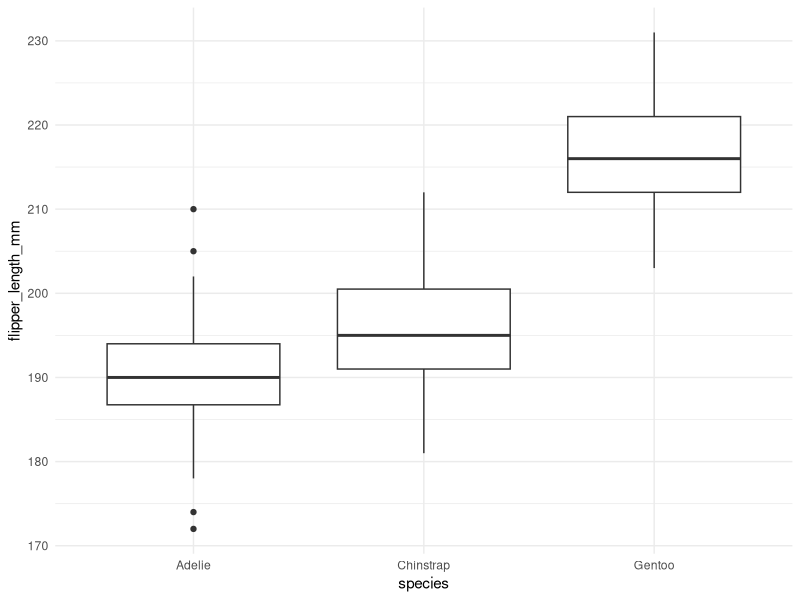
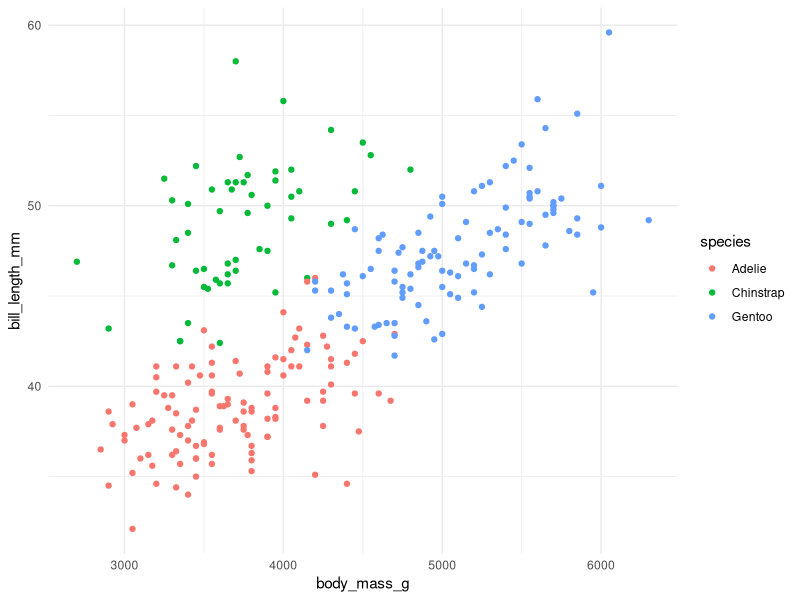
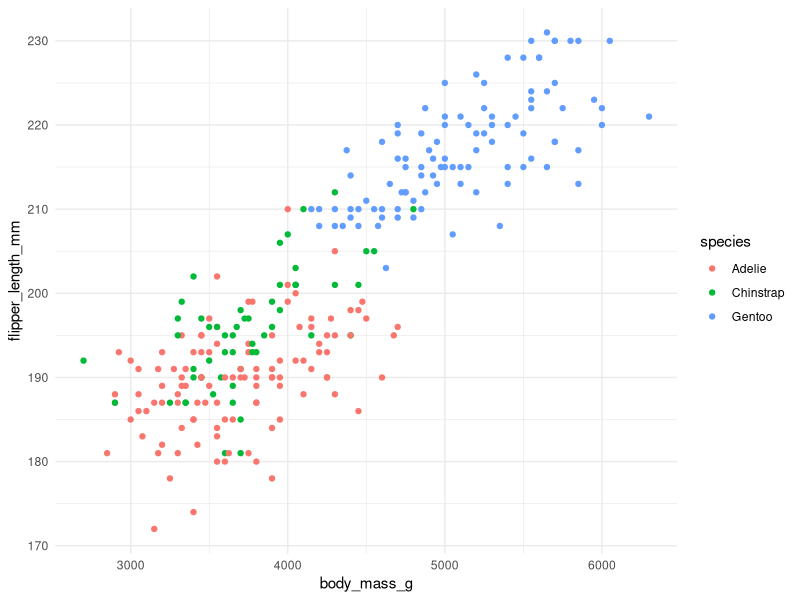
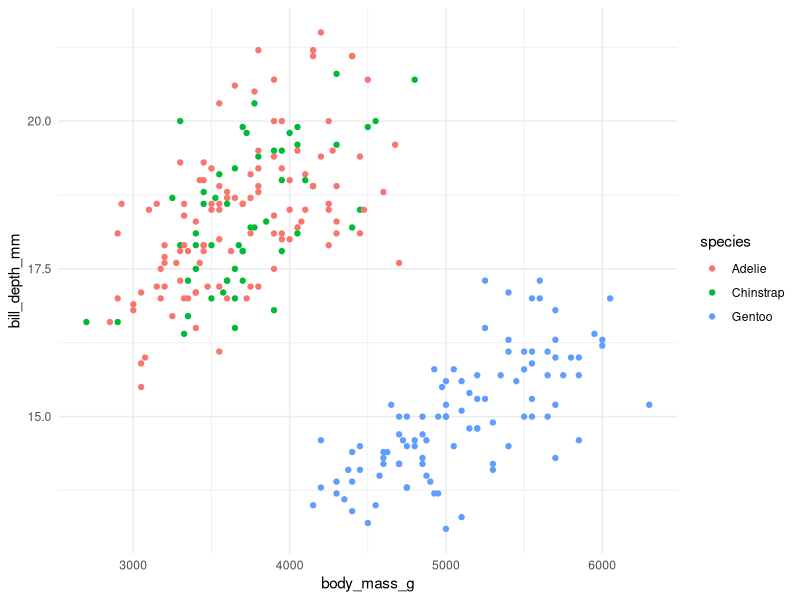
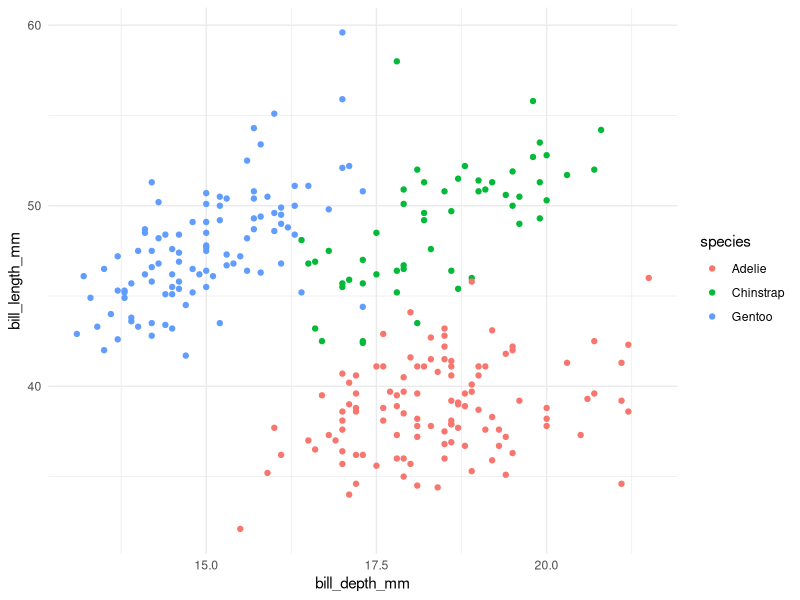
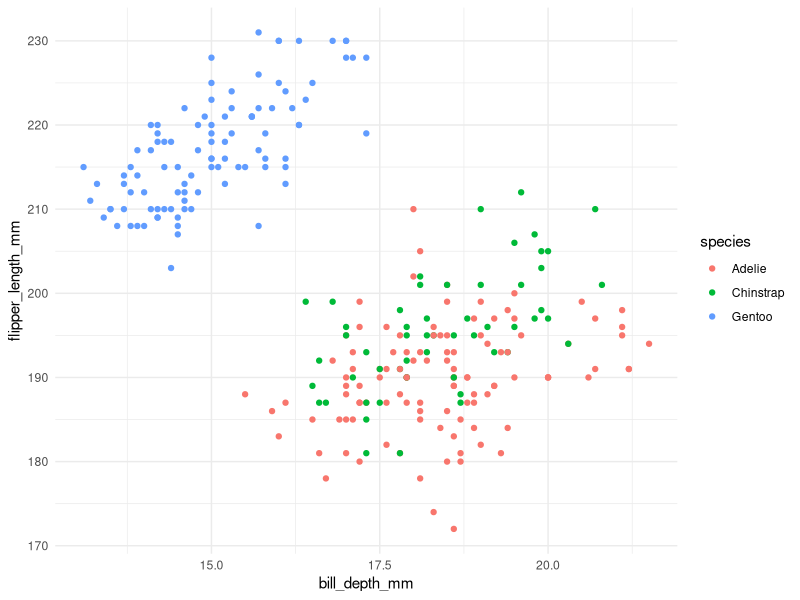
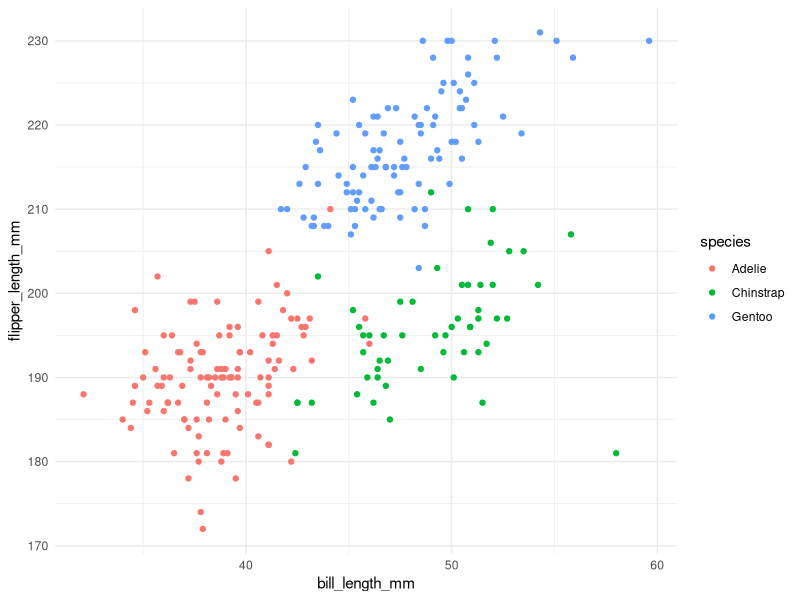

These charts were generated, in order, by the following R code:
## ---- chunk 1
library(palmerpenguins)
pinguins <- penguins
str(pinguins)
## ---- chunk 2
summary(pinguins)
## ---- chunk 3
pinguins <- na.omit(pinguins)
summary(pinguins)
## ---- chunk 4
set.seed(1536)
pinguins <- pinguins[sample(nrow(pinguins)),]
n = round(0.8*nrow(pinguins))
treinamento = pinguins[1:n,]
teste = pinguins[-(1:n),]
## ---- chunk 5
library(ggplot2)
ggplot(treinamento, aes(x = species, y = flipper_length_mm))+
  geom_boxplot()+
  theme_minimal()
## ---- chunk 6
ggplot(treinamento, aes(x = body_mass_g, y = bill_length_mm, col = species))+
  geom_point()+
  theme_minimal()
## ---- chunk 7
ggplot(treinamento, aes(x = body_mass_g, y = flipper_length_mm, col = species))+
  geom_point()+
  theme_minimal()
## ---- chunk 8
ggplot(treinamento, aes(x = body_mass_g, y = bill_depth_mm, col = species))+
  geom_point()+
  theme_minimal()
## ---- chunk 9
ggplot(treinamento, aes(x = bill_depth_mm, y = bill_length_mm, col = species))+
  geom_point()+
  theme_minimal()
## ---- chunk 10
ggplot(treinamento, aes(x = bill_depth_mm, y = flipper_length_mm, col = species))+
  geom_point()+
  theme_minimal()
## ---- chunk 11
ggplot(treinamento, aes(x = bill_length_mm, y = flipper_length_mm, col = species))+
  geom_point()+
  theme_minimal()
## ---- chunk 12
classificacao <- c()
for(j in 1:nrow(teste)){
  distancias <- c()
  for(i in 1:nrow(treinamento)){
  distancias[i] <- sqrt((teste$flipper_length_mm[j] - treinamento$flipper_length_mm[i])**2 + (teste$bill_length_mm[j] - treinamento$bill_length_mm[i])**2 + (teste$bill_depth_mm[j] - treinamento$bill_depth_mm[i])**2)
  }
  classificacao[j] <- as.character(treinamento$species[order(distancias)[1]])
}
mean(classificacao == teste$species)
